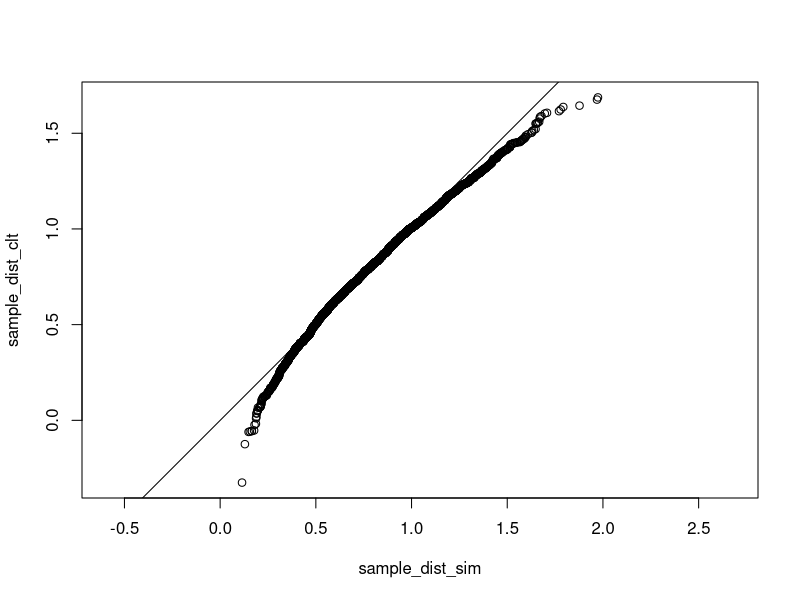
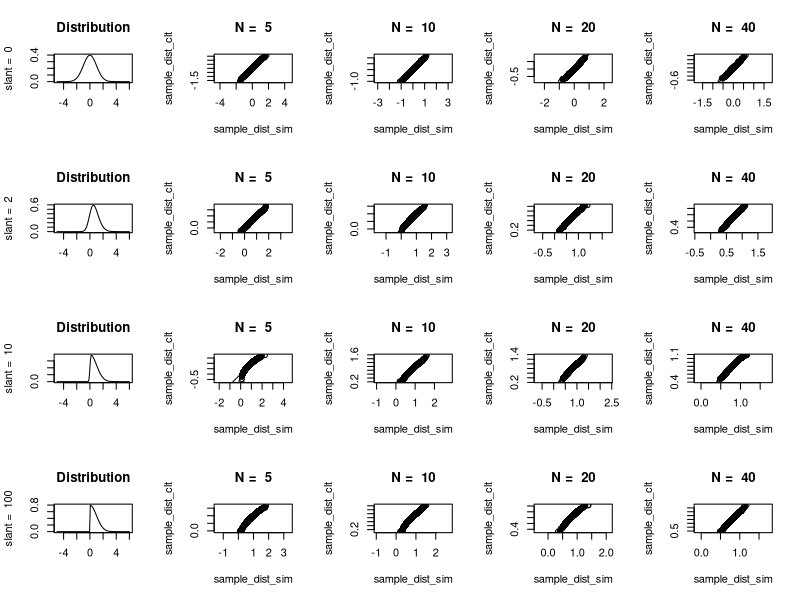
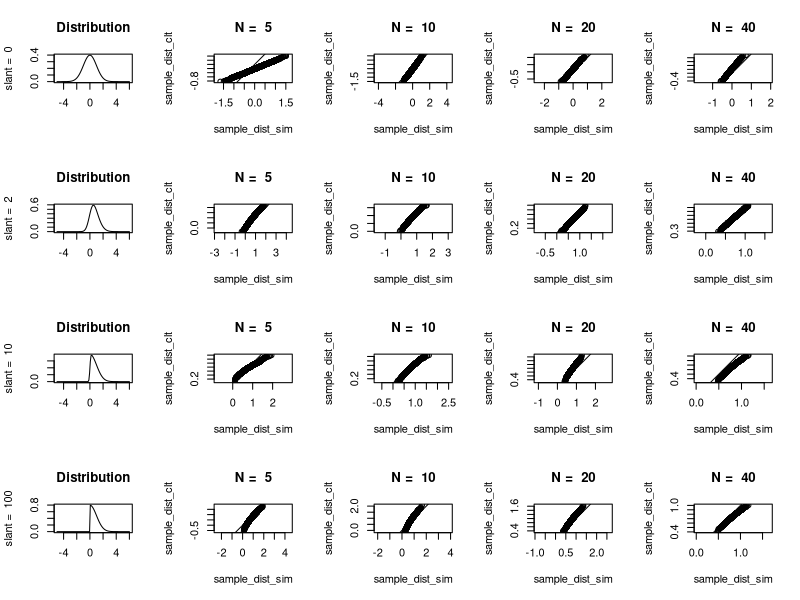

Write R code to recreate these figures, in order.
## ---- chunk 1
knitr::opts_chunk$set(echo=TRUE, warning=FALSE, message=FALSE)
## ---- chunk 2
library(magrittr)
library(sn)
## ---- chunk 3
# Parameters that do not change
R <- 5000; location <- 0; scale <- 1

# Parameters that change
N <- 5
slant <- 10
delta <- slant/(sqrt(1+slant^2))
                  
# Quantites to calculate/generate
pop_mean <- location + scale*delta*(sqrt(2/pi))
pop_sd <- sqrt(scale^2*(1-((2*delta^2)/pi)))
## ---- chunk 4
sim_norm <- rnorm(R)
sample_dist_clt <- sim_norm*(pop_sd/sqrt(N))+pop_mean

#Code from asking
random.skew <- array(rsn(R*N,xi=location,omega = scale, alpha=slant), dim = c(R,N))
sample_dist_sim <- apply(random.skew, 1, mean)
## ---- chunk 5
# QQ plot
qqplot(sample_dist_sim, sample_dist_clt, asp = 1)
abline(0,1)
## ---- chunk 6
# Optional (Dislay the 95% CI from the clt and the sim)
quantile(sample_dist_clt,c(0.025,0.975))
quantile(sample_dist_sim,c(0.025,0.975))
## ---- chunk 7
slant <- c(0,2,10,100)
N <- c(5,10,20,40)

par(mfrow = c(4, 5))
for (i in seq(1, 4)){
  curve(dsn(x, xi = location, omega = scale, alpha = slant[i]), xlim = c(-5, 6), ylim = c(), main = "Distribution", ylab = paste("slant = ", slant[i]), xlab = "")
  for (j in seq(1, 4)){
    delta <- slant[i]/(sqrt(1 + slant[i]^2))
    pop_mean <- location + scale*delta*(sqrt(2/pi))
    pop_sd <- sqrt(scale^2*(1-((2*delta^2)/pi)))
    
    
    sim_norm <- rnorm(R)
    sample_dist_clt <- sim_norm*(pop_sd/sqrt(N[j]))+pop_mean
    
    random.skew <- array(rsn(R*N[j],xi=location,omega = scale, alpha=slant[i]), dim = c(R,N[j]))
    sample_dist_sim <- apply(random.skew, 1, mean)
    
    
    qqplot(sample_dist_sim, sample_dist_clt, asp = 1,  main=paste("N = ", N[j]))
    abline(0, 1)
  }
}
## ---- chunk 8
par(mfrow = c(4, 5))
for (i in seq(1, 4)){
  curve(dsn(x, xi = location, omega = scale, alpha = slant[i]), xlim = c(-5, 6), ylim = c(), main = "Distribution", ylab = paste("slant = ", slant[i]), xlab = "")
  
  for (j in seq(1, 4)){
    sam <- rsn(N[j], xi = location, omega = scale, alpha = slant[i])
    sample_mean = mean(sam)
    sample_sd <- sqrt(sum((sam- sample_mean)^2/(length(sam)-1)))
    
    
    sim_norm <- rnorm(R)
    sample_dist_clt <- sim_norm*( sample_sd/sqrt(N[j]))+ sample_mean
    
    random.skew <- array(rsn(R*N[j],xi=location,omega = scale, alpha=slant[i]), dim = c(R,N[j]))
    sample_dist_sim <- apply(random.skew, 1, mean)
    
    
    qqplot(sample_dist_sim, sample_dist_clt, asp = 1,  main=paste("N = ", N[j]))
    abline(0, 1)
  }
}
